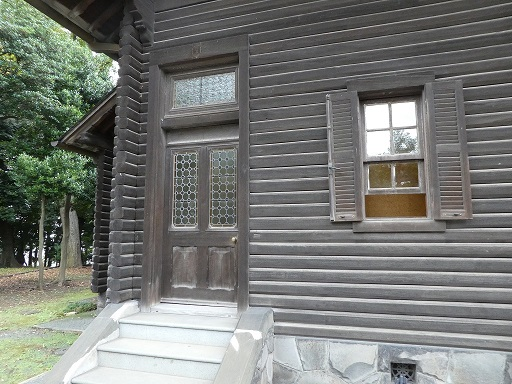
#> input picture res/P1050699.JPG, 512 x 384 px, found by its file name
$ jupyter execute image_fft.ipynb
#> lines starting #> are read from the running program, lines starting #| are printed output that depends on the picture
[cell 1]
from PIL import Image
from PIL import ImageDraw
import numpy as np
from matplotlib import pyplot as plt

[cell 2]
img = Image.open("./res/P1050699.jpg")
#> img is the input picture: PIL image 512x384 RGB; mean R, G, B 119.6, 122.1, 117.8
gray_img = img.convert('L')
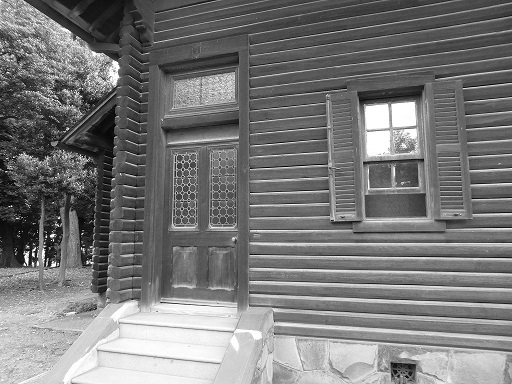
#> gray_img: PIL image 512x384 L; min 0, max 255, mean 120.9
f_xy = np.asarray(gray_img)
plt.imshow(gray_img, cmap = "gray")

[cell 3]
f_uv = np.fft.fft2(f_xy)
f_uv

[cell 4]
shifted_f_uv = np.fft.fftshift(f_uv) # fftshift:ゼロ周波数成分をスペクトルの中心に移動
magnitude_spectrum2d = 20 * np.log(np.absolute(shifted_f_uv))
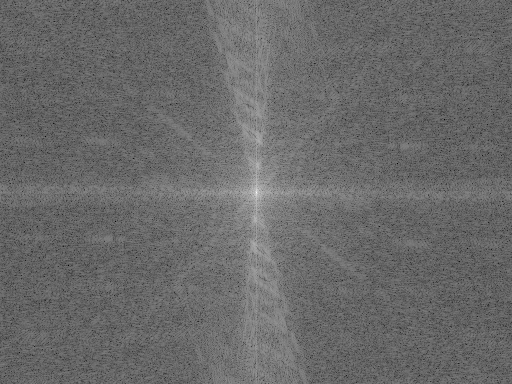
#> magnitude_spectrum2d: shape (384, 512) float64; min 56.69, max 339.7, mean 174.4; drawn with min black and max white
plt.imshow(magnitude_spectrum2d, cmap='gray')

[cell 5]
i_f_xy = np.fft.ifft2(f_uv).real
plt.imshow(i_f_xy, cmap = "gray")

$ run again, with res/P1030284.JPG copied over res/P1050699.JPG
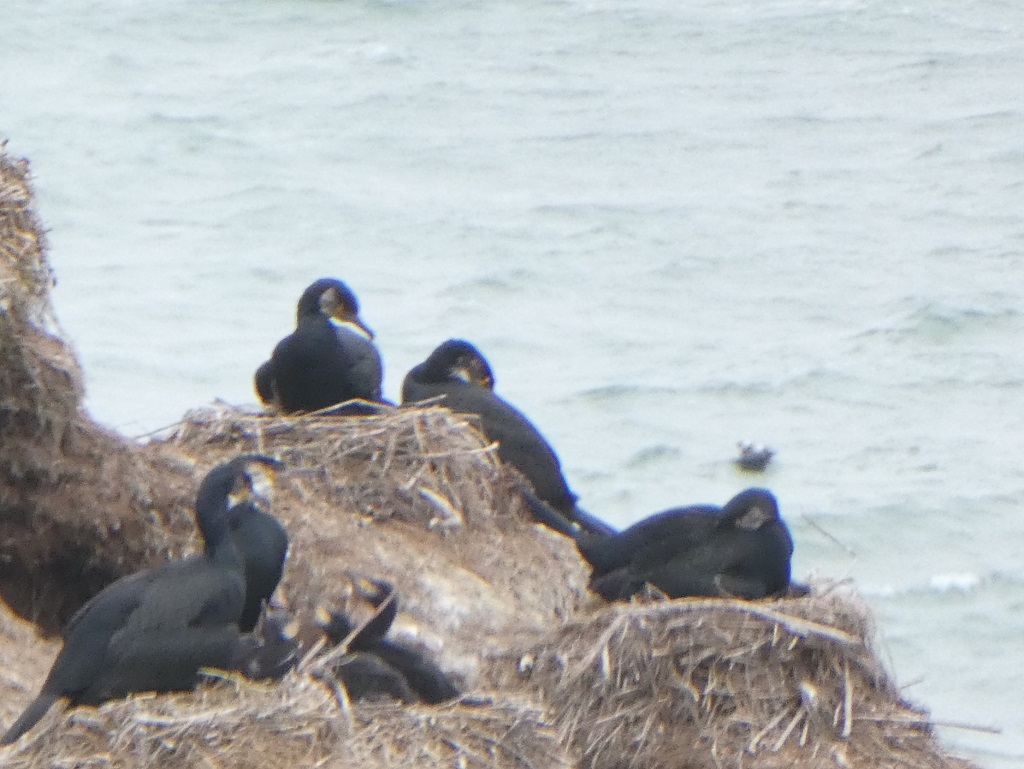
#> input picture res/P1030284.JPG, 1024 x 769 px, found by its file name
#> img is the input picture: PIL image 1024x769 RGB; mean R, G, B 179.2, 183.1, 184.4
#> `gray_img = img.convert('L')`:
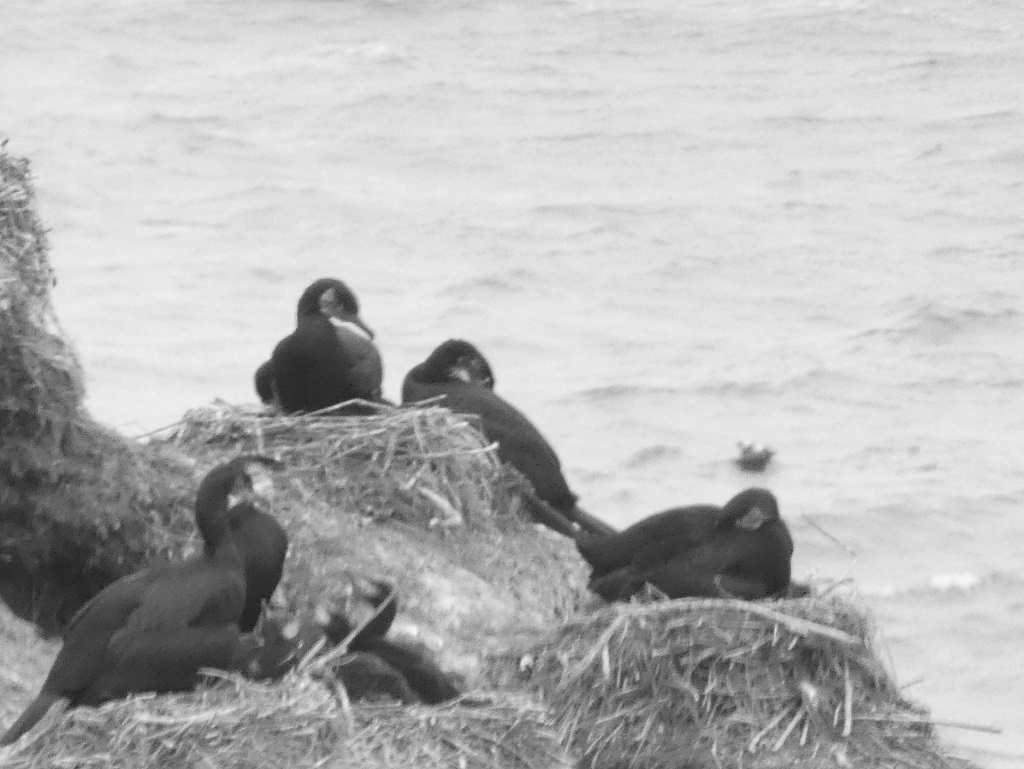
#> gray_img: PIL image 1024x769 L; min 19, max 247, mean 182
#> `magnitude_spectrum2d = 20 * np.log(np.absolute(shifted_f_uv))`:
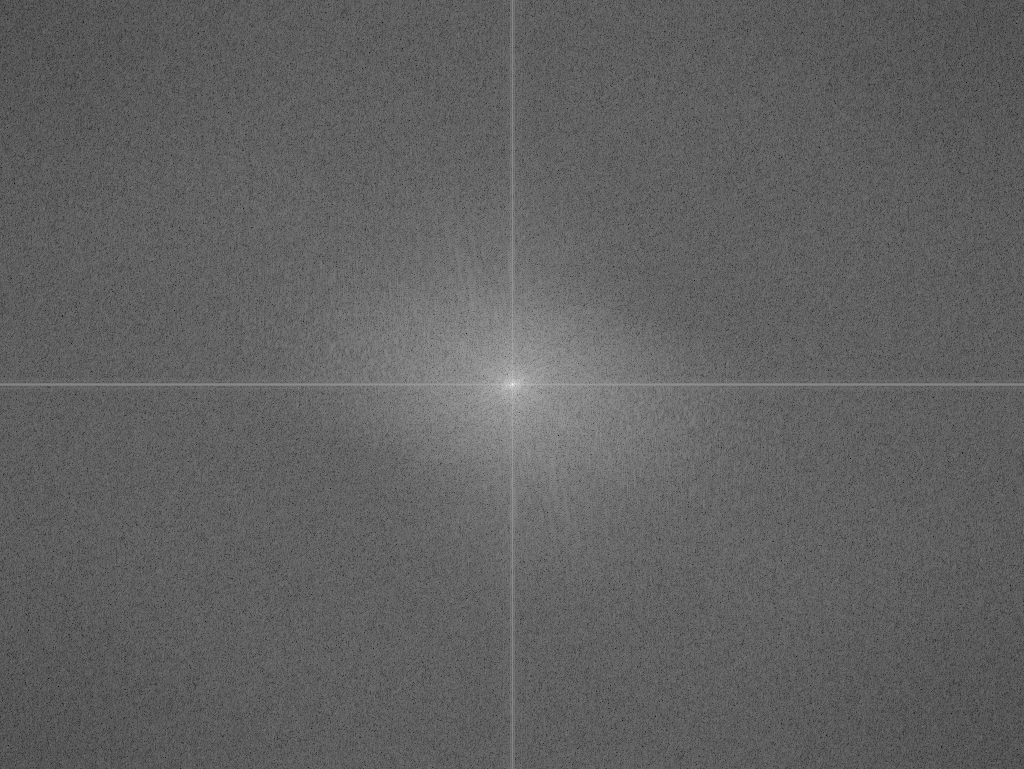
#> magnitude_spectrum2d: shape (769, 1024) float64; min 25.95, max 375.6, mean 159.9; drawn with min black and max white
